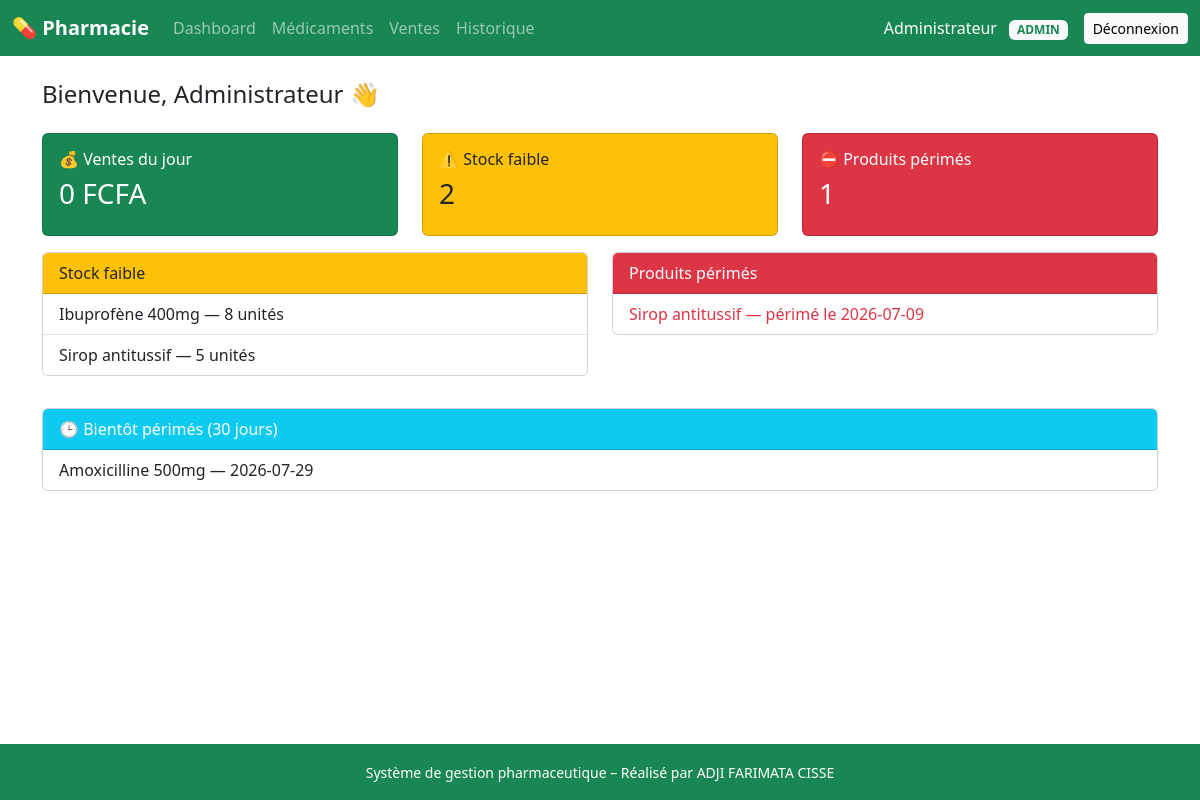
/dashboard.php (signed in), run on the app's committed database.
### tables this page shows
CREATE TABLE `medicaments` (
  `id`               INT UNSIGNED NOT NULL AUTO_INCREMENT,
  `code`             VARCHAR(5)   NOT NULL,       
  `nom`              VARCHAR(150) NOT NULL,
  `categorie_id`     INT UNSIGNED NOT NULL,
  `prix`             DECIMAL(10,2) NOT NULL,
  `quantite`         INT NOT NULL DEFAULT 0,
  `date_peremption`  DATE NOT NULL,
  PRIMARY KEY (`id`),
  UNIQUE KEY `uniq_code` (`code`),
  KEY `idx_categorie` (`categorie_id`),
  KEY `idx_peremption` (`date_peremption`),
  CONSTRAINT `fk_medicament_categorie`
    FOREIGN KEY (`categorie_id`) REFERENCES `categories` (`id`)
    ON DELETE RESTRICT ON UPDATE CASCADE
);

### dashboard.php (the view, shortened to what this page needs)
<?php
require_once "db.php";
$stockFaible = $pdo->query(
    "SELECT nom, quantite FROM medicaments WHERE quantite <= 10"
)->fetchAll();
$perimes = $pdo->query(
    "SELECT nom, date_peremption
     FROM medicaments
     WHERE date_peremption < CURDATE()"
)->fetchAll();
$bientot = $pdo->query(
    "SELECT nom, date_peremption
     FROM medicaments
     WHERE date_peremption BETWEEN CURDATE() AND DATE_ADD(CURDATE(), INTERVAL 30 DAY)"
)->fetchAll();
$ventesJour = $pdo->query(
    "SELECT IFNULL(SUM(total),0) AS total
     FROM ventes
     WHERE DATE(date_vente) = CURDATE()"
)->fetch()['total'];
?>
<!DOCTYPE html>
<html lang="fr">
<head>
    <link href="https://cdn.jsdelivr.net/npm/bootstrap@5.3.2/dist/css/bootstrap.min.css" rel="stylesheet">
</head>
<body>
<?php include "navbar.php"; ?>
<div class="container mt-4">
    <h4 class="mb-4">Bienvenue, <?= $_SESSION['user']['nom'] ?> 👋</h4>
    <div class="row">
        <div class="col-md-4">
            <div class="card text-white bg-success mb-3">
                <div class="card-body">
                    <h6>💰 Ventes du jour</h6>
                    <h3><?= number_format($ventesJour, 0, ',', ' ') ?> FCFA</h3>
                </div>
            </div>
        </div>
        <div class="col-md-4">
            <div class="card bg-warning mb-3">
                <div class="card-body">
                    <h6>⚠️ Stock faible</h6>
                    <h3><?= count($stockFaible) ?></h3>
                </div>
            </div>
        </div>
        <div class="col-md-4">
            <div class="card bg-danger text-white mb-3">
                <div class="card-body">
                    <h6>⛔ Produits périmés</h6>
                    <h3><?= count($perimes) ?></h3>
                </div>
            </div>
        </div>
    </div>
    <div class="row">
        <div class="col-md-6">
            <div class="card mb-3">
                <div class="card-header bg-warning">Stock faible</div>
                <ul class="list-group list-group-flush">
                    <?php foreach ($stockFaible as $p): ?>
                        <li class="list-group-item">
                            <?= $p['nom'] ?> — <?= $p['quantite'] ?> unités
                        </li>
                    <?php endforeach; ?>
                </ul>
            </div>
        </div>
        <div class="col-md-6">
            <div class="card mb-3">
                <div class="card-header bg-danger text-white">Produits périmés</div>
                <ul class="list-group list-group-flush">
                    <?php foreach ($perimes as $p): ?>
                        <li class="list-group-item text-danger">
                            <?= $p['nom'] ?> — périmé le <?= $p['date_peremption'] ?>
                        </li>
                    <?php endforeach; ?>
                </ul>
            </div>
        </div>
    </div>
    <div class="card mt-3">
        <div class="card-header bg-info text-white">🕒 Bientôt périmés (30 jours)</div>
        <ul class="list-group list-group-flush">
            <?php foreach ($bientot as $p): ?>
                <li class="list-group-item">
                    <?= $p['nom'] ?> — <?= $p['date_peremption'] ?>
                </li>
            <?php endforeach; ?>
        </ul>
    </div>
</div>
<?php include "footer.php"; ?>
</body>
</html>

### footer.php (style rules this page uses)
html, body { height: 100%; }
body { display: flex; flex-direction: column; }

### data on the page
medicaments: nom "Ibuprofène 400mg", quantite "8"
medicaments: nom "Sirop antitussif", quantite "5", date_peremption "2026-07-09"
medicaments: nom "Amoxicilline 500mg", date_peremption "2026-07-29"

### other printed values
$_SESSION['user']['nom'] "Administrateur"
$role "ADMIN"
$ventesJour "0"
count($stockFaible) "2"
count($perimes) "1"
